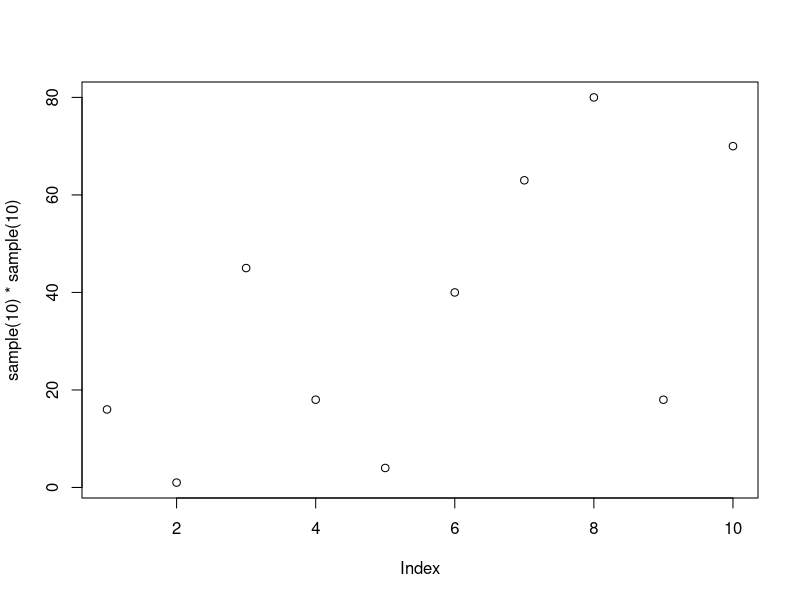

The R script that drew this image:
## ---- chunk 1

paste("This is my fight code.  My happy git code.")

sample(10) * sample(10)

plot(sample(10) * sample(10))

